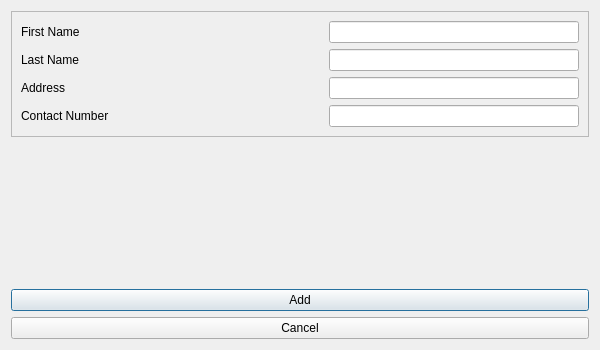
<?xml version="1.0" encoding="UTF-8"?>
<ui version="4.0">
 <class>Dialog</class>
 <widget class="QDialog" name="Dialog">
  <property name="geometry">
   <rect>
    <x>0</x>
    <y>0</y>
    <width>600</width>
    <height>350</height>
   </rect>
  </property>
  <property name="windowTitle">
   <string>Dialog</string>
  </property>
  <layout class="QVBoxLayout" name="verticalLayout_3">
   <item>
    <widget class="QFrame" name="frame">
     <property name="frameShape">
      <enum>QFrame::StyledPanel</enum>
     </property>
     <property name="frameShadow">
      <enum>QFrame::Raised</enum>
     </property>
     <layout class="QVBoxLayout" name="verticalLayout">
      <item>
       <layout class="QHBoxLayout" name="horizontalLayout">
        <item>
         <widget class="QLabel" name="employeeName">
          <property name="text">
           <string>First Name</string>
          </property>
         </widget>
        </item>
        <item alignment="Qt::AlignRight">
         <widget class="QLineEdit" name="employeeNameInput">
          <property name="minimumSize">
           <size>
            <width>250</width>
            <height>0</height>
           </size>
          </property>
         </widget>
        </item>
       </layout>
      </item>
      <item>
       <layout class="QHBoxLayout" name="horizontalLayout_2">
        <item>
         <widget class="QLabel" name="employeeName_2">
          <property name="text">
           <string>Last Name</string>
          </property>
         </widget>
        </item>
        <item alignment="Qt::AlignRight">
         <widget class="QLineEdit" name="employeeNameInput_2">
          <property name="minimumSize">
           <size>
            <width>250</width>
            <height>0</height>
           </size>
          </property>
         </widget>
        </item>
       </layout>
      </item>
      <item>
       <layout class="QHBoxLayout" name="horizontalLayout_3">
        <item>
         <widget class="QLabel" name="address">
          <property name="text">
           <string>Address</string>
          </property>
         </widget>
        </item>
        <item alignment="Qt::AlignRight">
         <widget class="QLineEdit" name="addressInput">
          <property name="minimumSize">
           <size>
            <width>250</width>
            <height>0</height>
           </size>
          </property>
         </widget>
        </item>
       </layout>
      </item>
      <item>
       <layout class="QHBoxLayout" name="horizontalLayout_4">
        <item>
         <widget class="QLabel" name="contactNumber">
          <property name="text">
           <string>Contact Number</string>
          </property>
         </widget>
        </item>
        <item alignment="Qt::AlignRight">
         <widget class="QLineEdit" name="contactNumberInput">
          <property name="minimumSize">
           <size>
            <width>250</width>
            <height>0</height>
           </size>
          </property>
         </widget>
        </item>
       </layout>
      </item>
     </layout>
    </widget>
   </item>
   <item>
    <spacer name="verticalSpacer">
     <property name="orientation">
      <enum>Qt::Vertical</enum>
     </property>
     <property name="sizeHint" stdset="0">
      <size>
       <width>20</width>
       <height>119</height>
      </size>
     </property>
    </spacer>
   </item>
   <item>
    <layout class="QVBoxLayout" name="verticalLayout_2">
     <item>
      <widget class="QPushButton" name="confirmButton">
       <property name="text">
        <string>Add</string>
       </property>
      </widget>
     </item>
     <item>
      <widget class="QPushButton" name="cancelButton">
       <property name="text">
        <string>Cancel</string>
       </property>
      </widget>
     </item>
    </layout>
   </item>
  </layout>
 </widget>
 <resources/>
 <connections/>
</ui>
